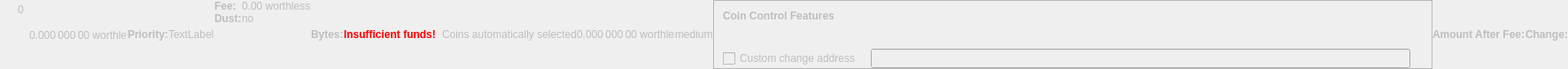
    <widget class="QWidget" name="dummyHideWidget" native="true">
     <property name="enabled">
      <bool>false</bool>
     </property>
     <property name="maximumSize">
      <size>
       <width>100</width>
       <height>22</height>
      </size>
     </property>
     <layout class="QHBoxLayout" name="dummyHideLayout">
      <property name="spacing">
       <number>0</number>
      </property>
      <property name="leftMargin">
       <number>0</number>
      </property>
      <property name="topMargin">
       <number>0</number>
      </property>
      <property name="rightMargin">
       <number>0</number>
      </property>
      <property name="bottomMargin">
       <number>0</number>
      </property>
      <item>
       <layout class="QFormLayout" name="formLayoutCoinControl1">
        <property name="horizontalSpacing">
         <number>10</number>
        </property>
        <property name="verticalSpacing">
         <number>14</number>
        </property>
        <property name="leftMargin">
         <number>10</number>
        </property>
        <property name="topMargin">
         <number>4</number>
        </property>
        <property name="rightMargin">
         <number>6</number>
        </property>
        <item row="0" column="1">
         <widget class="QLabel" name="labelCoinControlBytes">
          <property name="cursor">
           <cursorShape>IBeamCursor</cursorShape>
          </property>
          <property name="contextMenuPolicy">
           <enum>Qt::ActionsContextMenu</enum>
          </property>
          <property name="text">
           <string notr="true">0</string>
          </property>
          <property name="textInteractionFlags">
           <set>Qt::LinksAccessibleByMouse|Qt::TextSelectableByKeyboard|Qt::TextSelectableByMouse</set>
          </property>
         </widget>
        </item>
       </layout>
      </item>
      <item>
       <widget class="QLabel" name="labelCoinControlAfterFee">
        <property name="enabled">
         <bool>false</bool>
        </property>
        <property name="sizePolicy">
         <sizepolicy hsizetype="Fixed" vsizetype="Fixed">
          <horstretch>0</horstretch>
          <verstretch>0</verstretch>
         </sizepolicy>
        </property>
        <property name="minimumSize">
         <size>
          <width>111</width>
          <height>12</height>
         </size>
        </property>
        <property name="maximumSize">
         <size>
          <width>111</width>
          <height>12</height>
         </size>
        </property>
        <property name="cursor">
         <cursorShape>IBeamCursor</cursorShape>
        </property>
        <property name="contextMenuPolicy">
         <enum>Qt::ActionsContextMenu</enum>
        </property>
        <property name="text">
         <string notr="true">0.000 000 00 worthless</string>
        </property>
        <property name="textInteractionFlags">
         <set>Qt::LinksAccessibleByMouse|Qt::TextSelectableByKeyboard|Qt::TextSelectableByMouse</set>
        </property>
       </widget>
      </item>
      <item>
       <widget class="QLabel" name="labelCoinControlPriorityText">
        <property name="enabled">
         <bool>false</bool>
        </property>
        <property name="font">
         <font>
          <weight>75</weight>
          <bold>true</bold>
         </font>
        </property>
        <property name="text">
         <string>Priority:</string>
        </property>
       </widget>
      </item>
      <item>
       <layout class="QHBoxLayout" name="horizontalLayout">
        <item>
         <widget class="QLabel" name="WarningLabel">
          <property name="text">
           <string>TextLabel</string>
          </property>
         </widget>
        </item>
       </layout>
      </item>
      <item>
       <layout class="QFormLayout" name="formLayoutCoinControl3">
        <property name="horizontalSpacing">
         <number>0</number>
        </property>
        <property name="verticalSpacing">
         <number>0</number>
        </property>
        <property name="leftMargin">
         <number>0</number>
        </property>
        <property name="topMargin">
         <number>0</number>
        </property>
        <property name="rightMargin">
         <number>0</number>
        </property>
        <item row="0" column="0">
         <widget class="QLabel" name="labelCoinControlFeeText">
          <property name="enabled">
           <bool>false</bool>
          </property>
          <property name="font">
           <font>
            <weight>75</weight>
            <bold>true</bold>
           </font>
          </property>
          <property name="text">
           <string>Fee:</string>
          </property>
          <property name="margin">
           <number>0</number>
          </property>
         </widget>
        </item>
        <item row="0" column="1">
         <widget class="QLabel" name="labelCoinControlFee">
          <property name="enabled">
           <bool>false</bool>
          </property>
          <property name="cursor">
           <cursorShape>IBeamCursor</cursorShape>
          </property>
          <property name="contextMenuPolicy">
           <enum>Qt::ActionsContextMenu</enum>
          </property>
          <property name="text">
           <string notr="true">0.00 worthless</string>
          </property>
          <property name="textInteractionFlags">
           <set>Qt::LinksAccessibleByMouse|Qt::TextSelectableByKeyboard|Qt::TextSelectableByMouse</set>
          </property>
         </widget>
        </item>
        <item row="1" column="0">
         <widget class="QLabel" name="labelCoinControlLowOutputText">
          <property name="enabled">
           <bool>false</bool>
          </property>
          <property name="font">
           <font>
            <weight>75</weight>
            <bold>true</bold>
           </font>
          </property>
          <property name="text">
           <string>Dust:</string>
          </property>
         </widget>
        </item>
        <item row="1" column="1">
         <widget class="QLabel" name="labelCoinControlLowOutput">
          <property name="enabled">
           <bool>false</bool>
          </property>
          <property name="cursor">
           <cursorShape>IBeamCursor</cursorShape>
          </property>
          <property name="contextMenuPolicy">
           <enum>Qt::ActionsContextMenu</enum>
          </property>
          <property name="text">
           <string>no</string>
          </property>
          <property name="textInteractionFlags">
           <set>Qt::LinksAccessibleByMouse|Qt::TextSelectableByKeyboard|Qt::TextSelectableByMouse</set>
          </property>
         </widget>
        </item>
       </layout>
      </item>
      <item>
       <widget class="QLabel" name="labelCoinControlBytesText">
        <property name="enabled">
         <bool>false</bool>
        </property>
        <property name="font">
         <font>
          <weight>75</weight>
          <bold>true</bold>
         </font>
        </property>
        <property name="text">
         <string>Bytes:</string>
        </property>
       </widget>
      </item>
      <item>
       <layout class="QFormLayout" name="formLayoutCoinControl2">
        <property name="horizontalSpacing">
         <number>0</number>
        </property>
        <property name="verticalSpacing">
         <number>0</number>
        </property>
        <property name="leftMargin">
         <number>0</number>
        </property>
        <property name="topMargin">
         <number>0</number>
        </property>
        <property name="rightMargin">
         <number>0</number>
        </property>
       </layout>
      </item>
      <item>
       <layout class="QHBoxLayout" name="horizontalLayoutCoinControl2">
        <property name="spacing">
         <number>0</number>
        </property>
        <property name="bottomMargin">
         <number>0</number>
        </property>
       </layout>
      </item>
      <item>
       <widget class="QLabel" name="labelCoinControlInsuffFunds">
        <property name="enabled">
         <bool>false</bool>
        </property>
        <property name="minimumSize">
         <size>
          <width>0</width>
          <height>0</height>
         </size>
        </property>
        <property name="font">
         <font>
          <weight>75</weight>
          <bold>true</bold>
         </font>
        </property>
        <property name="styleSheet">
         <string notr="true">color:red;font-weight:bold;</string>
        </property>
        <property name="text">
         <string>Insufficient funds!</string>
        </property>
        <property name="margin">
         <number>5</number>
        </property>
       </widget>
      </item>
      <item>
       <layout class="QFormLayout" name="formLayoutCoinControl4">
        <property name="horizontalSpacing">
         <number>0</number>
        </property>
        <property name="verticalSpacing">
         <number>0</number>
        </property>
        <property name="leftMargin">
         <number>0</number>
        </property>
        <property name="topMargin">
         <number>0</number>
        </property>
        <property name="rightMargin">
         <number>0</number>
        </property>
       </layout>
      </item>
      <item>
       <widget class="QLabel" name="labelCoinControlChangeLabel">
        <property name="enabled">
         <bool>false</bool>
        </property>
        <property name="sizePolicy">
         <sizepolicy hsizetype="Preferred" vsizetype="Expanding">
          <horstretch>0</horstretch>
          <verstretch>0</verstretch>
         </sizepolicy>
        </property>
        <property name="minimumSize">
         <size>
          <width>0</width>
          <height>0</height>
         </size>
        </property>
        <property name="text">
         <string/>
        </property>
        <property name="margin">
         <number>3</number>
        </property>
       </widget>
      </item>
      <item>
       <widget class="QLabel" name="labelCoinControlAutomaticallySelected">
        <property name="enabled">
         <bool>false</bool>
        </property>
        <property name="sizePolicy">
         <sizepolicy hsizetype="Fixed" vsizetype="Fixed">
          <horstretch>0</horstretch>
          <verstretch>0</verstretch>
         </sizepolicy>
        </property>
        <property name="minimumSize">
         <size>
          <width>0</width>
          <height>0</height>
         </size>
        </property>
        <property name="maximumSize">
         <size>
          <width>240</width>
          <height>16777215</height>
         </size>
        </property>
        <property name="text">
         <string>Coins automatically selected</string>
        </property>
        <property name="margin">
         <number>5</number>
        </property>
       </widget>
      </item>
      <item>
       <widget class="QLabel" name="labelCoinControlChange">
        <property name="enabled">
         <bool>false</bool>
        </property>
        <property name="sizePolicy">
         <sizepolicy hsizetype="Fixed" vsizetype="Fixed">
          <horstretch>0</horstretch>
          <verstretch>0</verstretch>
         </sizepolicy>
        </property>
        <property name="minimumSize">
         <size>
          <width>111</width>
          <height>0</height>
         </size>
        </property>
        <property name="maximumSize">
         <size>
          <width>111</width>
          <height>16777215</height>
         </size>
        </property>
        <property name="cursor">
         <cursorShape>IBeamCursor</cursorShape>
        </property>
        <property name="contextMenuPolicy">
         <enum>Qt::ActionsContextMenu</enum>
        </property>
        <property name="text">
         <string notr="true">0.000 000 00 worthless</string>
        </property>
        <property name="textInteractionFlags">
         <set>Qt::LinksAccessibleByMouse|Qt::TextSelectableByKeyboard|Qt::TextSelectableByMouse</set>
        </property>
       </widget>
      </item>
      <item>
       <widget class="QLabel" name="labelCoinControlPriority">
        <property name="enabled">
         <bool>false</bool>
        </property>
        <property name="cursor">
         <cursorShape>IBeamCursor</cursorShape>
        </property>
        <property name="contextMenuPolicy">
         <enum>Qt::ActionsContextMenu</enum>
        </property>
        <property name="text">
         <string>medium</string>
        </property>
        <property name="textInteractionFlags">
         <set>Qt::LinksAccessibleByMouse|Qt::TextSelectableByKeyboard|Qt::TextSelectableByMouse</set>
        </property>
       </widget>
      </item>
      <item>
       <widget class="QFrame" name="frameCoinControl">
        <property name="sizePolicy">
         <sizepolicy hsizetype="Expanding" vsizetype="Expanding">
          <horstretch>0</horstretch>
          <verstretch>0</verstretch>
         </sizepolicy>
        </property>
        <property name="maximumSize">
         <size>
          <width>16777215</width>
          <height>16777215</height>
         </size>
        </property>
        <property name="frameShape">
         <enum>QFrame::StyledPanel</enum>
        </property>
        <property name="frameShadow">
         <enum>QFrame::Sunken</enum>
        </property>
        <layout class="QVBoxLayout" name="verticalLayoutCoinControl2_2">
         <property name="spacing">
          <number>0</number>
         </property>
         <property name="leftMargin">
          <number>0</number>
         </property>
         <property name="topMargin">
          <number>0</number>
         </property>
         <property name="rightMargin">
          <number>0</number>
         </property>
         <property name="bottomMargin">
          <number>0</number>
         </property>
         <item>
          <layout class="QVBoxLayout" name="verticalLayoutCoinControl" stretch="0,0,0,1">
           <property name="spacing">
            <number>0</number>
           </property>
           <property name="leftMargin">
            <number>10</number>
           </property>
           <property name="topMargin">
            <number>10</number>
           </property>
           <item>
            <layout class="QHBoxLayout" name="horizontalLayoutCoinControl1">
             <property name="bottomMargin">
              <number>15</number>
             </property>
             <item>
              <widget class="QLabel" name="labelCoinControlFeatures">
               <property name="enabled">
                <bool>false</bool>
               </property>
               <property name="sizePolicy">
                <sizepolicy hsizetype="Preferred" vsizetype="Maximum">
                 <horstretch>0</horstretch>
                 <verstretch>0</verstretch>
                </sizepolicy>
               </property>
               <property name="font">
                <font>
                 <weight>75</weight>
                 <bold>true</bold>
                </font>
               </property>
               <property name="styleSheet">
                <string notr="true">font-weight:bold;</string>
               </property>
               <property name="text">
                <string>Coin Control Features</string>
               </property>
              </widget>
             </item>
            </layout>
           </item>
           <item>
            <widget class="QWidget" name="widgetCoinControl" native="true">
             <property name="sizePolicy">
              <sizepolicy hsizetype="Preferred" vsizetype="Preferred">
               <horstretch>0</horstretch>
               <verstretch>0</verstretch>
              </sizepolicy>
             </property>
             <property name="minimumSize">
              <size>
               <width>0</width>
               <height>0</height>
              </size>
             </property>
             <property name="styleSheet">
              <string notr="true"/>
             </property>
             <layout class="QHBoxLayout" name="horizontalLayoutCoinControl5_2">
              <property name="leftMargin">
               <number>0</number>
              </property>
              <property name="topMargin">
               <number>0</number>
              </property>
              <property name="rightMargin">
               <number>0</number>
              </property>
              <property name="bottomMargin">
               <number>0</number>
              </property>
              <item>
               <layout class="QHBoxLayout" name="horizontalLayoutCoinControl3">
                <property name="spacing">
                 <number>20</number>
                </property>
                <property name="topMargin">
                 <number>0</number>
                </property>
                <property name="bottomMargin">
                 <number>10</number>
                </property>
               </layout>
              </item>
             </layout>
            </widget>
           </item>
           <item>
            <layout class="QHBoxLayout" name="horizontalLayoutCoinControl4" stretch="0,0,0">
             <property name="spacing">
              <number>12</number>
             </property>
             <property name="sizeConstraint">
              <enum>QLayout::SetDefaultConstraint</enum>
             </property>
             <property name="topMargin">
              <number>5</number>
             </property>
             <property name="rightMargin">
              <number>5</number>
             </property>
             <item>
              <widget class="QCheckBox" name="checkBoxCoinControlChange">
               <property name="enabled">
                <bool>false</bool>
               </property>
               <property name="toolTip">
                <string>If this is activated, but the change address is empty or invalid, change will be sent to a newly generated address.</string>
               </property>
               <property name="text">
                <string>Custom change address</string>
               </property>
              </widget>
             </item>
             <item>
              <widget class="QValidatedLineEdit" name="lineEditCoinControlChange">
               <property name="enabled">
                <bool>false</bool>
               </property>
               <property name="sizePolicy">
                <sizepolicy hsizetype="Expanding" vsizetype="Fixed">
                 <horstretch>0</horstretch>
                 <verstretch>0</verstretch>
                </sizepolicy>
               </property>
              </widget>
             </item>
             <item>
              <widget class="QLabel" name="labelCoinControlChangeLabel_2">
               <property name="sizePolicy">
                <sizepolicy hsizetype="Preferred" vsizetype="Expanding">
                 <horstretch>0</horstretch>
                 <verstretch>0</verstretch>
                </sizepolicy>
               </property>
               <property name="minimumSize">
                <size>
                 <width>0</width>
                 <height>0</height>
                </size>
               </property>
               <property name="text">
                <string/>
               </property>
               <property name="margin">
                <number>3</number>
               </property>
              </widget>
             </item>
            </layout>
           </item>
           <item>
            <spacer name="verticalSpacerCoinControl">
             <property name="orientation">
              <enum>Qt::Vertical</enum>
             </property>
             <property name="sizeHint" stdset="0">
              <size>
               <width>800</width>
               <height>1</height>
              </size>
             </property>
            </spacer>
           </item>
          </layout>
         </item>
        </layout>
       </widget>
      </item>
      <item>
       <widget class="QLabel" name="labelCoinControlAfterFeeText">
        <property name="enabled">
         <bool>false</bool>
        </property>
        <property name="minimumSize">
         <size>
          <width>0</width>
          <height>0</height>
         </size>
        </property>
        <property name="maximumSize">
         <size>
          <width>16777215</width>
          <height>16777215</height>
         </size>
        </property>
        <property name="font">
         <font>
          <weight>75</weight>
          <bold>true</bold>
         </font>
        </property>
        <property name="text">
         <string>Amount After Fee:</string>
        </property>
        <property name="alignment">
         <set>Qt::AlignLeading|Qt::AlignLeft|Qt::AlignVCenter</set>
        </property>
        <property name="margin">
         <number>0</number>
        </property>
       </widget>
      </item>
      <item>
       <widget class="QLabel" name="labelCoinControlChangeText">
        <property name="enabled">
         <bool>false</bool>
        </property>
        <property name="sizePolicy">
         <sizepolicy hsizetype="Preferred" vsizetype="Preferred">
          <horstretch>0</horstretch>
          <verstretch>0</verstretch>
         </sizepolicy>
        </property>
        <property name="minimumSize">
         <size>
          <width>0</width>
          <height>0</height>
         </size>
        </property>
        <property name="maximumSize">
         <size>
          <width>16777215</width>
          <height>16777215</height>
         </size>
        </property>
        <property name="font">
         <font>
          <weight>75</weight>
          <bold>true</bold>
         </font>
        </property>
        <property name="text">
         <string>Change:</string>
        </property>
        <property name="alignment">
         <set>Qt::AlignLeading|Qt::AlignLeft|Qt::AlignVCenter</set>
        </property>
       </widget>
      </item>
     </layout>
    </widget>
